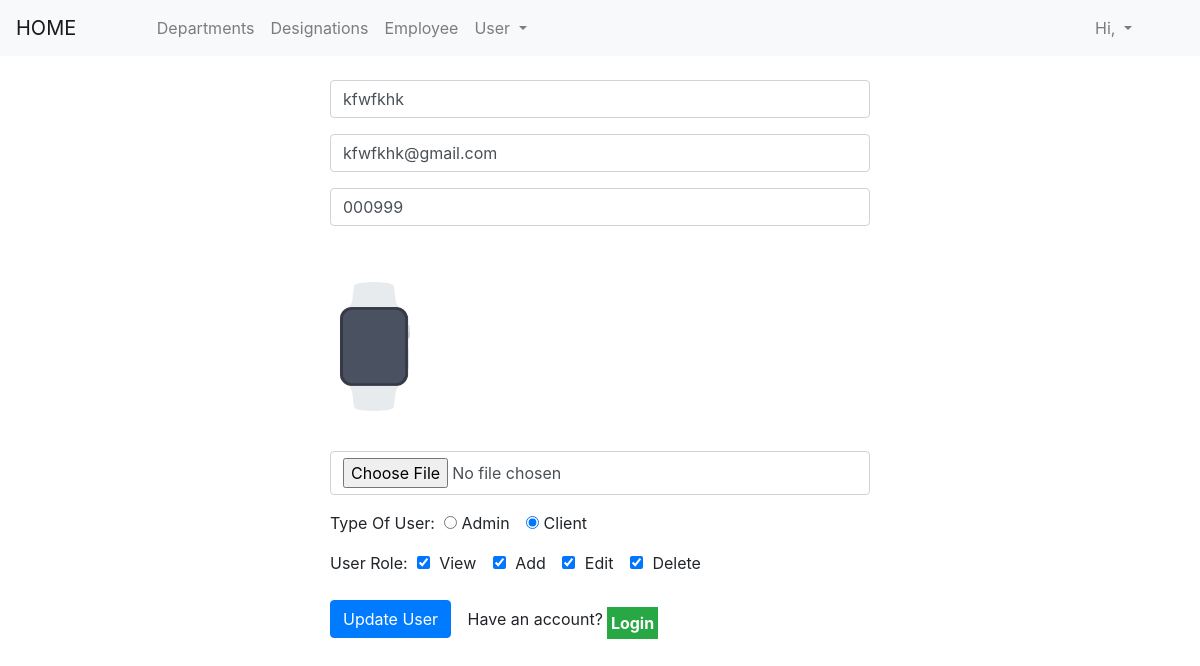
The app's page /user_edit.php?id=23 with its own data.
### tables this page shows
CREATE TABLE `registrations` (
  `re` int(11) NOT NULL,
  `re_name` varchar(255) NOT NULL,
  `re_email` varchar(255) NOT NULL,
  `re_phone` varchar(255) NOT NULL,
  `re_image` varchar(255) NOT NULL,
  `re_pass` varchar(255) NOT NULL,
  `confirm_pass` varchar(255) NOT NULL,
  `re_status` varchar(255) NOT NULL,
  `re_role` varchar(255) NOT NULL
);

### user_edit.php (the view, shortened to what this page needs)
<?php
    require 'db.php';
    $id = $_GET['id'];
    $sql = "SELECT * FROM registrations where re = '$id'";
    if(mysqli_query($conn, $sql)){
        $result = mysqli_query($conn, $sql);
    }else{
        $message = "Query Problem";
    }
    $show = mysqli_fetch_assoc($result);
    $role = explode(",",$show['re_role']);
?>
<!doctype html>
<html lang="en">
  <head>
    <link rel="stylesheet" href="https://maxcdn.bootstrapcdn.com/bootstrap/4.0.0/css/bootstrap.min.css">
    <link rel="stylesheet" type="text/css" href="style.css">
  </head>
  <body>
    <nav class="navbar navbar-expand-lg navbar-light bg-light">
	  <a class="navbar-brand" href="index.php">HOME</a>
	  <div class="collapse navbar-collapse" id="navbarNav">
	    <ul class="navbar-nav">
	      <li class="nav-item">
	        <a class="nav-link" href="departments.php">Departments</a>
	      </li>
	      <li class="nav-item">
	        <a class="nav-link" href="designations.php">Designations</a>
	      </li>
	      <li class="nav-item">
	        <a class="nav-link" href="employee.php">Employee</a>
	      </li>
          <li class="nav-item dropdown">
            <a class="nav-link dropdown-toggle" data-toggle="dropdown" href="#" role="button" aria-haspopup="true" aria-expanded="false">User </a>
          </li>
	      <li class="nav-item dropdown">
		    <a class="nav-link dropdown-toggle" data-toggle="dropdown" href="#" role="button" aria-haspopup="true" aria-expanded="false">Hi, </a>
		  </li>
	    </ul>
	  </div>
</nav>
    <br>
	<div class="container">
	<div class="row">
		<div class="col-md-6 offset-md-3">
			<form action="" method="post" enctype="multipart/form-data">
                <div class="form-group">
                    <input type="text" class="form-control" value="<?=$show['re_name'];?>" name="re_name" required>
                </div>
                <div class="form-group">
                    <input type="email" class="form-control" value="<?=$show['re_email'];?>" name="re_email" required>
                </div>
                <div class="form-group">
                    <input type="text" class="form-control" value="<?=$show['re_phone'];?>" name="re_phone" required>
                </div>
                <div class="form-group">
                    <img style="width: 87px;" src="img/<?=$show['re_image'];?>" >
                    <input type="file" class="form-control" name="re_image">
                </div>
                <div class="form-group">
                    <div class="form-check form-check-inline">
                    	Type Of User:&nbsp;&nbsp;
                        <label class="form-check-label">
                            <input type="radio" value="admin" name="re_status" onclick="check()" <?php echo ($show['re_status']=='admin')?'checked':'' ?> > Admin
                        </label>
                        </div>
                        <div class="form-check form-check-inline">
                        <label class="form-check-label">
                            <input type="radio" onclick="uncheck()" value="client" name="re_status" <?php echo ($show['re_status']=='client')?'checked':'' ?> > Client
                        </label>
                    </div>
                </div>
                <div class="form-group">
                    <div class="form-check form-check-inline">
                    	User Role:&nbsp;&nbsp;
                        <label class="form-check-label">
                            <input class="form-check-input" type="checkbox" value="view" name="re_role[]"
                            <?php for($i=0; $i<count($role); $i++)
                                if($role[$i]=='view')
                                    {?> checked <?php } ?> > View
                        </label>
                    </div>
                    <div class="form-check form-check-inline">
                        <label class="form-check-label">
                           <input class="form-check-input" type="checkbox" value="add" name="re_role[]" id="add" <?php for($i=0; $i<count($role); $i++)
                                if($role[$i]=='add')
                                    {?> checked <?php } ?> > Add
                        </label>
                    </div>
                    <div class="form-check form-check-inline">
                        <label class="form-check-label">
                            <input class="form-check-input" type="checkbox" value="edit" name="re_role[]" id="edit" <?php for($i=0; $i<count($role); $i++)
                                if($role[$i]=='edit')
                                    {?> checked <?php } ?> > Edit
                        </label>
                    </div>
                    <div class="form-check form-check-inline">
                        <label class="form-check-label">
                            <input class="form-check-input" type="checkbox" value="delete" name="re_role[]" id="delete" <?php for($i=0; $i<count($role); $i++)
                                if($role[$i]=='delete')
                                    {?> checked <?php } ?> > Delete
                        </label>
                    </div>
                </div>
                <div class="form-group">
                    <div class="form-check form-check-inline">
                        <button type="submit" class="btn btn-primary" name="update" >Update User</button>
                        </div>
                        <div class="form-check form-check-inline">
                        <p class="font-small grey-text d-flex justify-content-end mt-3">Have an account? <a href="login.php" class="dark-grey-text ml-1 font-weight-bold p-1 btn-success"> Login</a></p>
                    </div>
                </div>
            </form>
		</div>
	</div>
</div>
<?php include 'footer.php'; ?>

### style.css (style rules this page uses)
a.navbar-brand { width: 10%; }
.nav-item:last-child { right: 5%; position: absolute; }

### records on screen
registrations: re_name "kfwfkhk", re_email "kfwfkhk@gmail.com", re_phone "000999", re_image (picture), re_status "☐ Admin", re_status "☑ Client", re_role "☑"
